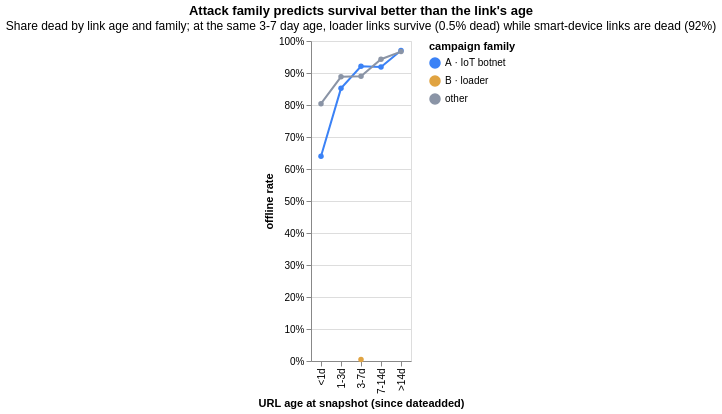

Write a Vega-Lite specification for this figure.
### Vega-Lite specification from a JSON file in a GitHub repository (floating-point values rounded to 4 significant figures)
{"$schema": "https://vega.github.io/schema/vega-lite/v5.json", "title": {"text": "Attack family predicts survival better than the link's age", "subtitle": "Share dead by link age and family; at the same 3-7 day age, loader links survive (0.5% dead) while smart-device links are dead (92%)"}, "width": "container", "height": 320, "data": {"values": [{"agebin": "<1d", "family": "A", "offline_rate": 0.64, "n": 489}, {"agebin": "<1d", "family": "other", "offline_rate": 0.804, "n": 102}, {"agebin": "1-3d", "family": "A", "offline_rate": 0.852, "n": 761}, {"agebin": "1-3d", "family": "other", "offline_rate": 0.888, "n": 197}, {"agebin": "3-7d", "family": "A", "offline_rate": 0.921, "n": 1548}, {"agebin": "3-7d", "family": "B", "offline_rate": 0.005, "n": 5063}, {"agebin": "3-7d", "family": "other", "offline_rate": 0.89, "n": 610}, {"agebin": "7-14d", "family": "A", "offline_rate": 0.919, "n": 2733}, {"agebin": "7-14d", "family": "other", "offline_rate": 0.943, "n": 1254}, {"agebin": ">14d", "family": "A", "offline_rate": 0.97, "n": 7248}, {"agebin": ">14d", "family": "other", "offline_rate": 0.967, "n": 2396}]}, "mark": {"type": "line", "point": true, "tooltip": true}, "encoding": {"x": {"field": "agebin", "type": "ordinal", "sort": ["<1d", "1-3d", "3-7d", "7-14d", ">14d"], "title": "URL age at snapshot (since dateadded)"}, "y": {"field": "offline_rate", "type": "quantitative", "title": "offline rate", "axis": {"format": "%"}, "scale": {"domain": [0, 1]}}, "color": {"field": "family", "type": "nominal", "title": "campaign family", "scale": {"domain": ["A", "B", "other"], "range": ["#3b82f6", "#e0a341", "#8a94a6"]}, "legend": {"labelExpr": "datum.label == 'A' ? 'A · IoT botnet' : datum.label == 'B' ? 'B · loader' : 'other'"}}}}
